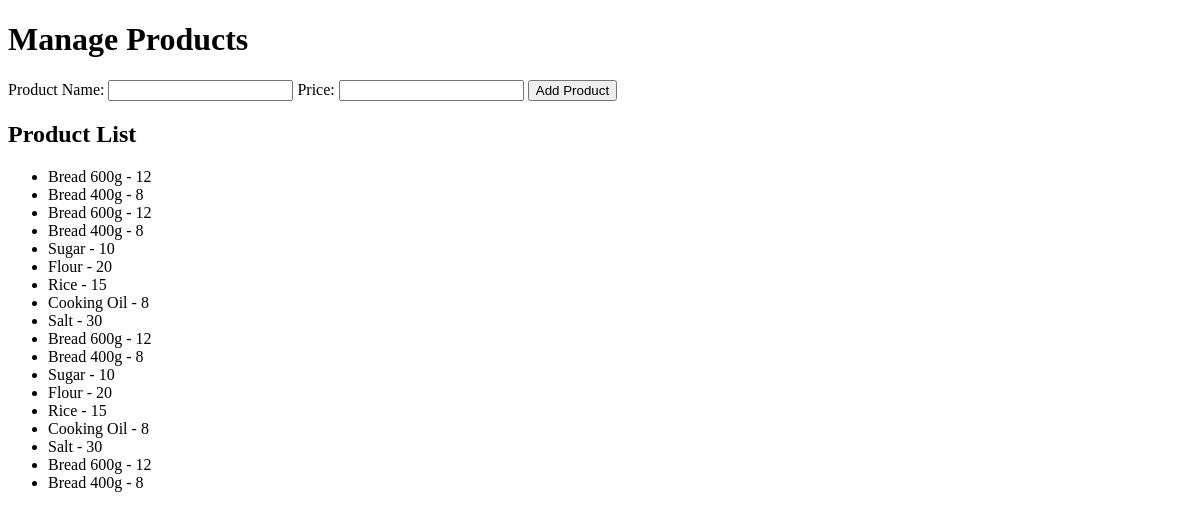
/products, run on an earlier commit of the app's database.
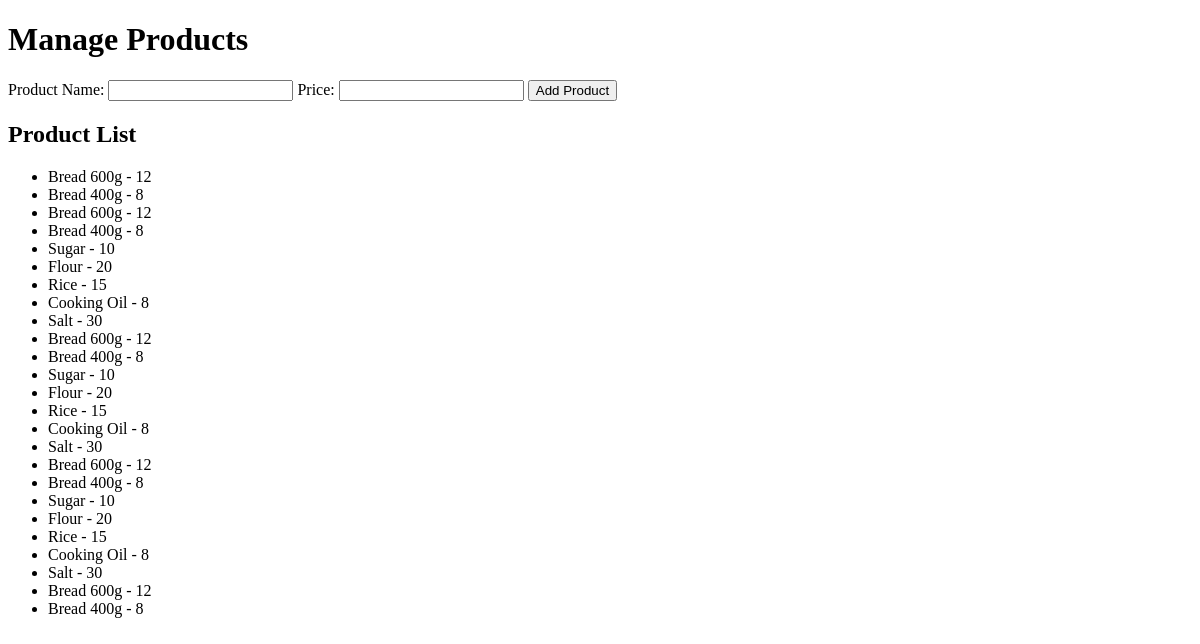
And on a later commit of the database.
### tables this page shows
CREATE TABLE products (
    id INTEGER PRIMARY KEY AUTOINCREMENT,
    name TEXT NOT NULL,
    quantity INTEGER NOT NULL,
    price REAL NOT NULL
);

### app.py (the view)
@app.route("/products", methods=["GET", "POST"])
def products():
    conn = sqlite3.connect("shop.db")
    cursor = conn.cursor()
    if request.method == "POST":
        name = request.form["name"]
        price = request.form["price"]
        cursor.execute("INSERT INTO products (name, price) VALUES (?, ?)", (name, price))
        conn.commit()
    cursor.execute("SELECT * FROM products")
    products = cursor.fetchall()
    conn.close()
    return render_template("products.html", products=products)

### templates/products.html (shortened to what this page needs)
<!DOCTYPE html>
<html>
<head>
</head>
<body>
    <h1>Manage Products</h1>
    <form method="POST" action="/products">
        <label>Product Name:</label>
        <input type="text" name="name" required>
        <label>Price:</label>
        <input type="number" name="price" required>
        <button type="submit">Add Product</button>
    </form>
    <h2>Product List</h2>
    <ul>
        {% for product in products %}
            <li>{{ product[1] }} - {{ product[2] }}</li>
        {% endfor %}
    </ul>
</body>
</html>

What changed in the data, as far as the page shows it:
added products: name "Sugar", quantity "10"
added products: name "Flour", quantity "20"
added products: name "Rice", quantity "15"
added products: name "Cooking Oil", quantity "8"
added products: name "Salt", quantity "30"
added products: name "Bread 600g", quantity "12"
added products: name "Bread 400g", quantity "8"
